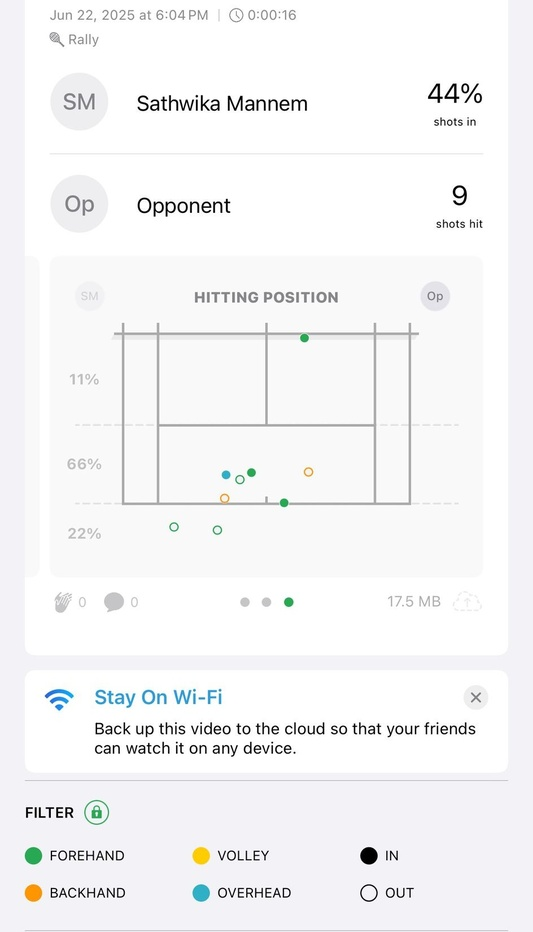
#> input picture MiniMap/rally10_hitting_position.jpeg, 533 x 932 px, shrunk from 944 x 1651 before the run; its folder holds 4 pictures in this run
$ python minimap_timeseries_data.py
#> lines starting #> are read from the running program, lines starting #| are printed output that depends on the picture; after the words box and inside, x2 and y2 are one past the last pixel; in counts of white or black regions, pixels touching at a corner belong together
import os
import cv2
import numpy as np
import pandas as pd

# Create output folders
os.makedirs("excel", exist_ok=True)

# Define HSV color ranges for different shot types
color_ranges = {
    "forehand": ([40, 40, 40], [80, 255, 255]),       # green
    "backhand": ([5, 100, 100], [20, 255, 255]),      # orange
    "volley": ([25, 150, 150], [35, 255, 255]),       # yellow
    "overhead": ([85, 100, 100], [100, 255, 255])     # blue
}

# Court dimensions (in meters)
court_width_m = 8.23
court_length_m = 23.77

# Directory with uploaded minimaps (jpeg files)
input_dir = "./MiniMap"  # Replace with your folder path
image_files = sorted([f for f in os.listdir(input_dir) if f.endswith(".jpeg")])

# Initialize output list
all_data = []

# Loop through image pairs (placement and hitting position)
for idx in range(0, len(image_files), 2):
    rally_id = f"R{(idx // 2) + 1}"

    pair = image_files[idx:idx+2]
    if len(pair) < 2:
        continue

    for frame_id, image_name in enumerate(pair, start=1):
        source = "shot_placement" if "placement" in image_name else "hitting_position"
        image_path = os.path.join(input_dir, image_name)
        image = cv2.imread(image_path)
#> image is the input picture: shape (932, 533, 3); mean B, G, R 246.2, 245.1, 244.9

        if image is None:
            continue

        hsv = cv2.cvtColor(image, cv2.COLOR_BGR2HSV)
#> hsv: shape (932, 533, 3); mean H, S, V 36.7, 2.4, 246.6
        h, w = image.shape[:2]
#> h = 932; w = 533
        midline_y = h // 2
#> midline_y = 466

        for shot_type, (lower, upper) in color_ranges.items():
            mask = cv2.inRange(hsv, np.array(lower, dtype="uint8"), np.array(upper, dtype="uint8"))
            contours, _ = cv2.findContours(mask, cv2.RETR_EXTERNAL, cv2.CHAIN_APPROX_SIMPLE)

            for c in contours:
                x, y, bw, bh = cv2.boundingRect(c)
                cx = x + bw // 2
                cy = y + bh // 2
                x_m = round(cx * (court_width_m / w), 2)
                y_m = round(cy * (court_length_m / h), 2)
                player = "Djokovic (SM)" if cy > midline_y else "Opponent (Op)"

                all_data.append({
                    "rally_id": rally_id,
                    "frame_id": frame_id,
                    "player": player,
                    "shot_type": shot_type,
                    "source": source,
                    "x": cx,
                    "y": cy,
                    "x_m": x_m,
                    "y_m": y_m
                })
#> this loop made 4 passes
#> contours on pass 3: 7 contours, all with area under 20
#> pass 1, `mask = cv2.inRange(hsv, np.array(lower, dtype="uint8"), np.array(upper..`:
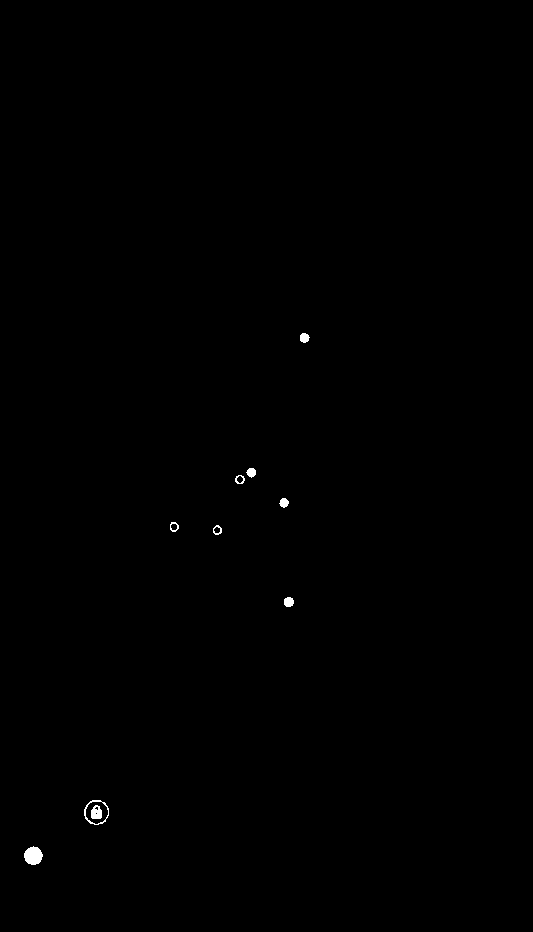
#> mask: shape (932, 533); 0.19% white; 10 white regions, largest, box (x1, y1, x2, y2) and area: (24, 846, 43, 865) 268, (91, 805, 102, 819) 122, (84, 800, 109, 825) 121
#> pass 2, `mask = cv2.inRange(hsv, np.array(lower, dtype="uint8"), np.array(upper..`:
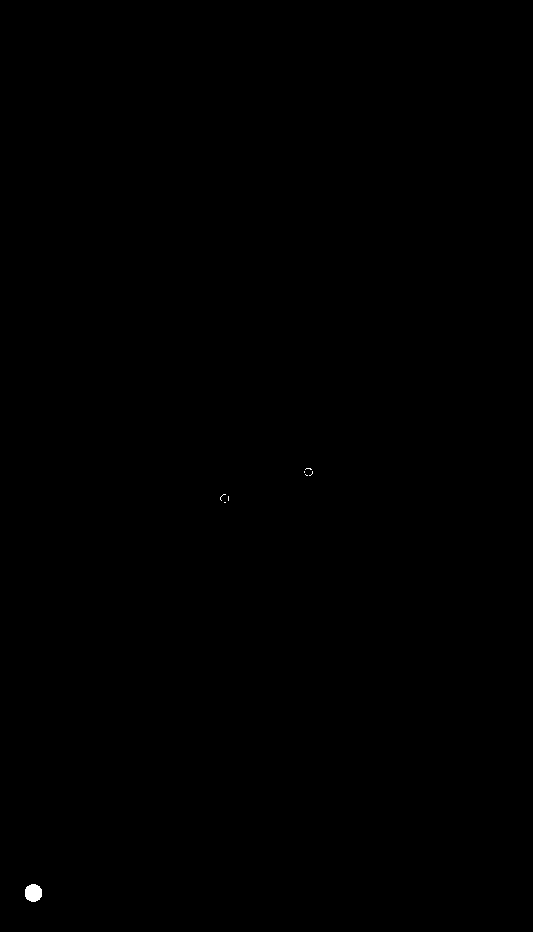
#> mask: shape (932, 533); 0.06% white; 8 white regions (7 under 20 px), largest, box (x1, y1, x2, y2) and area: (25, 884, 42, 902) 248
#> after the loop:
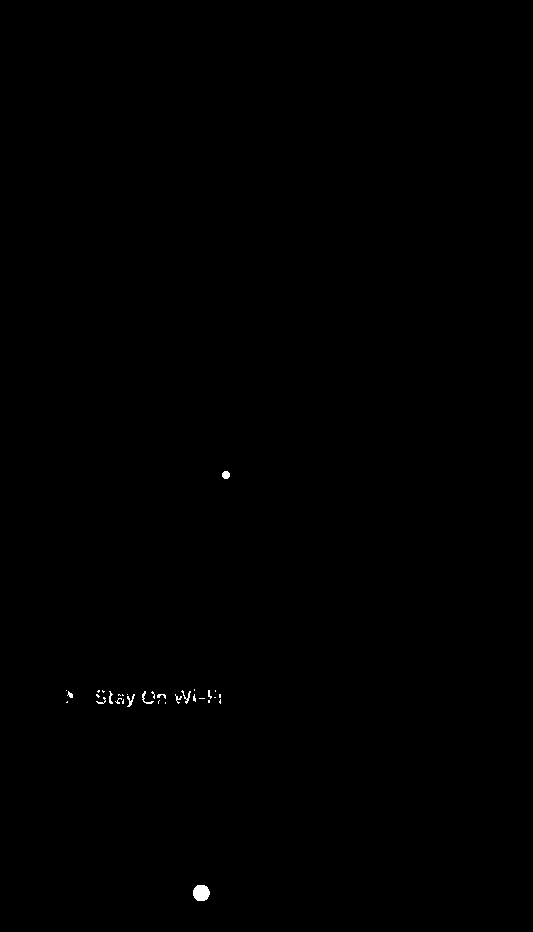
#> mask: shape (932, 533); 0.14% white; 32 white regions (22 under 20 px), largest, box (x1, y1, x2, y2) and area: (193, 885, 210, 901) 222, (222, 471, 230, 479) 52, (181, 690, 191, 704) 43
#> after the loop, all_data = 56 items
#> pass 2 of the loop `for idx in range(0, len(image_files), 2):`:
#> rally_id = 'R2'
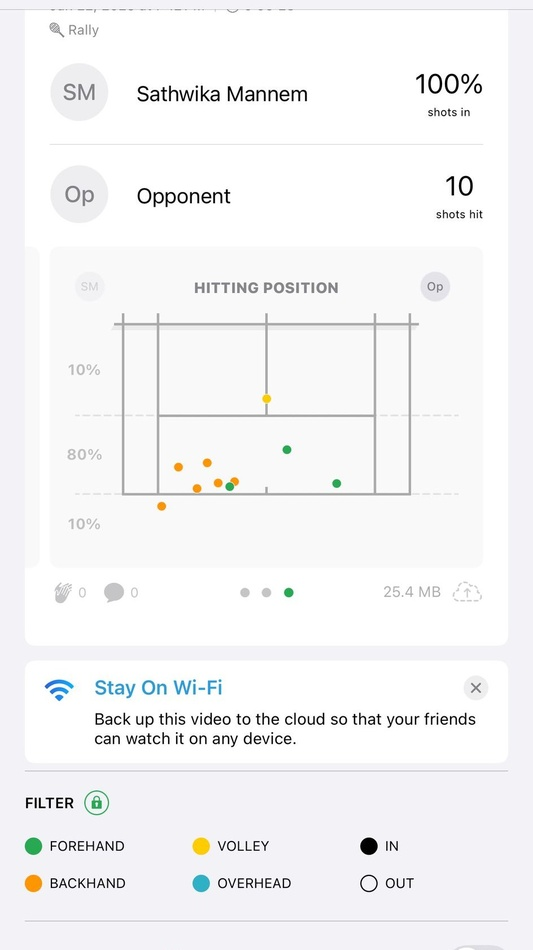
#> input picture MiniMap/rally11_hitting_position.jpeg, 533 x 950 px, shrunk from 944 x 1683 before the run
#> image is the input picture: shape (950, 533, 3); mean B, G, R 245.9, 244.8, 244.8
#> hsv: shape (950, 533, 3); mean H, S, V 40.7, 2.7, 246.5
#> the loop `for shot_type, (lower, upper) in color_ranges.items():` made 4 passes
#> contours on pass 3: 9 contours, all with area under 20
#> pass 1, `mask = cv2.inRange(hsv, np.array(lower, dtype="uint8"), np.array(upper..`:
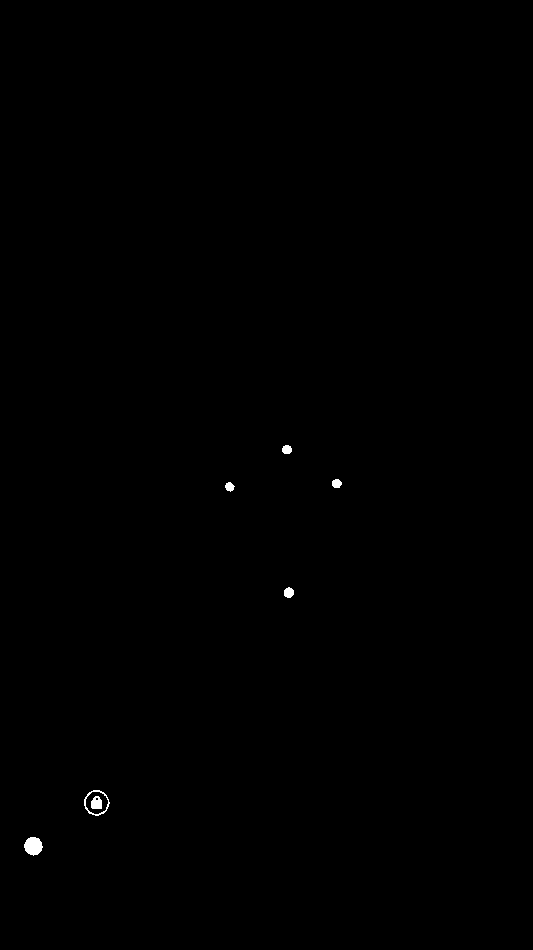
#> mask: shape (950, 533); 0.16% white; 7 white regions, largest, box (x1, y1, x2, y2) and area: (24, 837, 43, 856) 266, (84, 790, 110, 816) 132, (91, 796, 102, 809) 118
#> after the loop `for shot_type, (lower, upper) in color_ranges.items():`:
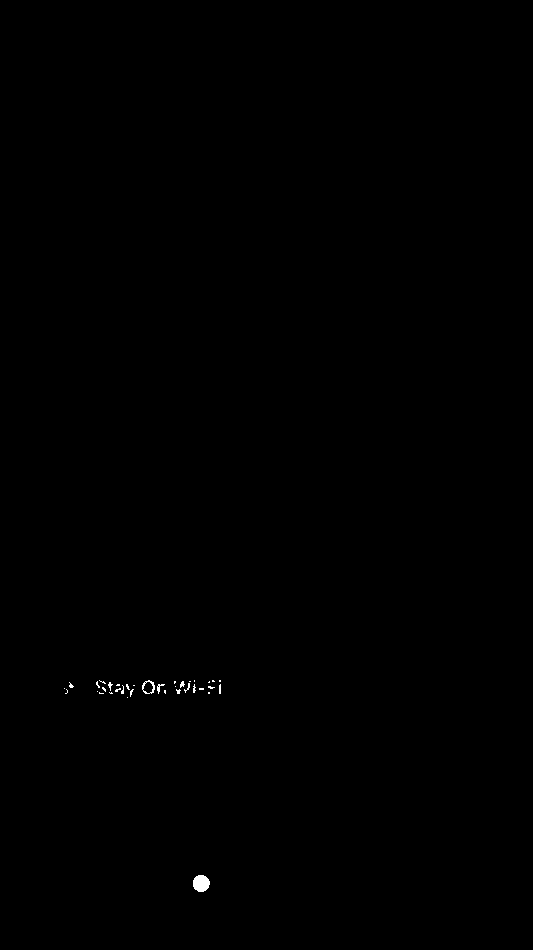
#> mask: shape (950, 533); 0.12% white; 36 white regions (30 under 20 px), largest, box (x1, y1, x2, y2) and area: (193, 875, 210, 892) 229, (142, 680, 155, 694) 68, (157, 684, 165, 694) 30, (180, 681, 185, 688) 21, (108, 682, 113, 691) 20, (184, 683, 190, 693) 20

# Convert to DataFrame
df = pd.DataFrame(all_data)

# Save to Excel
df.to_excel("excel/time_series_shot_data.xlsx", index=False)
print("✅ Data saved to excel/time_series_shot_data.xlsx")
